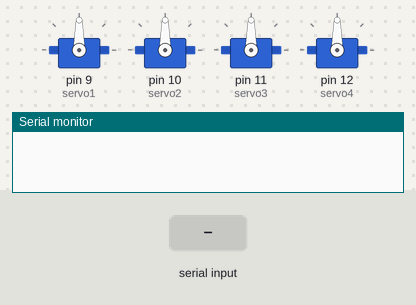
The sketch below on a simulated Arduino Uno, built with avr-gcc and run on an emulated ATmega328P. Shown: 4 × servo, the last lines printed to the serial monitor. The test bench sets the inputs (shaded band).

Above: at 1.2 s.
1.3 s: "1\n" received over Serial
At 3.1 s:
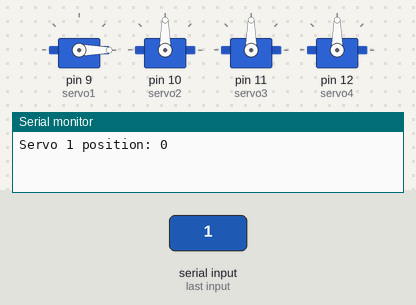
3.8 s: "2\n" received over Serial
At 6.0 s:
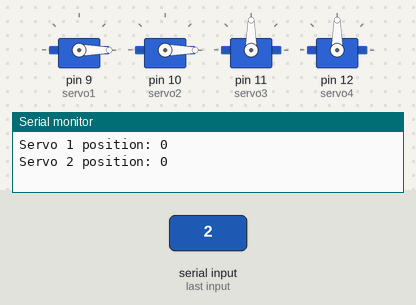
6.3 s: "3\n" received over Serial
At 8.1 s:
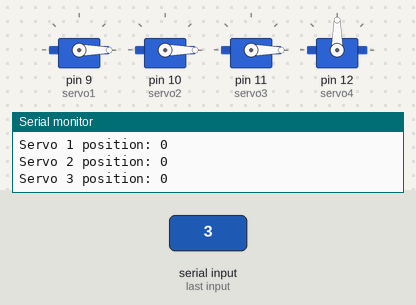
8.8 s: "4\n" received over Serial
At 11.0 s:
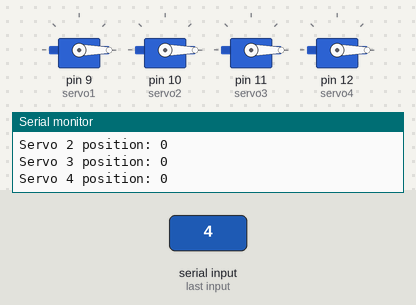
11.3 s: "1,90\n" received over Serial
At 12.5 s:
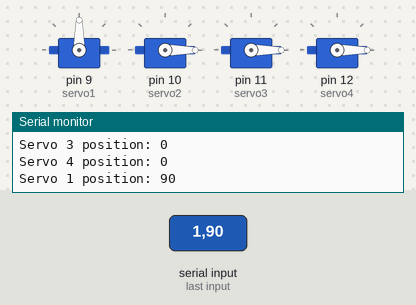
Timing chart, 0 to 13.8 s (numbered marks = the images above; inputs shaded):
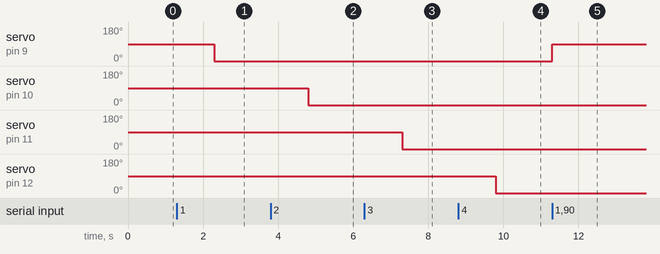

The sketch:

roboticArmPySeries.ino
```cpp
#include <Servo.h>

Servo servo1, servo2, servo3, servo4;
int pos1 = 0, pos2 = 34, pos3 = 23, pos4 = 0;

void setup() {
  servo1.attach(9);
  servo2.attach(10);
  servo3.attach(11);
  servo4.attach(12);
  Serial.begin(9600);
}

void loop() {
  if (Serial.available()) {
    int servoNum = Serial.parseInt(); // Read the servo number (1-4)
    int servoValue = Serial.parseInt(); // Read the servo value (0-100)

    // Map the received value (0-100) to servo angle (0-180)
    int servoAngle = map(servoValue, 0, 180, 0, 180);

    if (servoNum == 1) {
      servo1.write(servoAngle);
      pos1 = servoAngle;
    } else if (servoNum == 2) {
      servo2.write(servoAngle);
      pos2 = servoAngle;
    } else if (servoNum == 3) {
      servo3.write(servoAngle);
      pos3 = servoAngle;
    } else if (servoNum == 4) {
      servo4.write(servoAngle);
      pos4 = servoAngle;
    }

    Serial.print("Servo ");
    Serial.print(servoNum);
    Serial.print(" position: ");
    Serial.println(servoAngle);
  }
}
```

Measured:
- after the input at 1.3 s, servo on pin 9 (servo1): 90° → 0° after 1.0 s
- after the input at 3.8 s, servo on pin 10 (servo2): 90° → 0° after 1.0 s
- after the input at 6.3 s, servo on pin 11 (servo3): 90° → 0° after 1.0 s
- after the input at 8.8 s, servo on pin 12 (servo4): 90° → 0° after 1.0 s
- after the input at 11.3 s, servo on pin 9 (servo1): 0° → 90° at once
